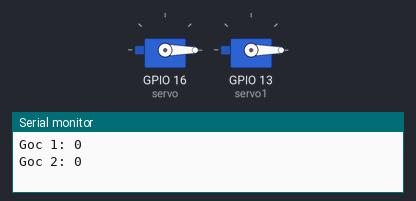
Recording of a sketch running on a simulated ESP32. Parts: 2 × servo, the last lines printed to the serial monitor.

Above: at 0.05 s.
At 4.0 s:
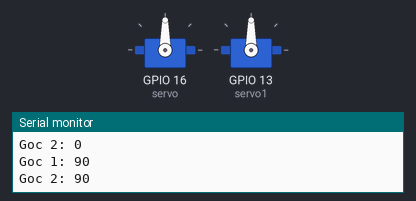
Timing chart, 0 to 5.2 s (numbered marks = the images above):
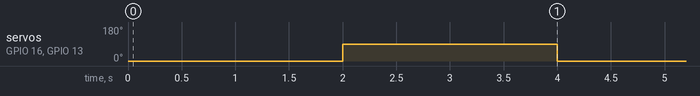

The sketch:

Test_Servo.ino
```cpp
#include <ESP32Servo.h>

Servo servo_rao;
Servo servo_cua;

int servo = 16;
int servo1 = 13;
void setup() {
  // put your setup code here, to run once:
  Serial.begin(9600);

  pinMode(servo, OUTPUT);
  pinMode(servo1, OUTPUT);

  servo_rao.attach(servo);
  servo_cua.attach(servo1);
}

void loop() {
  // put your main code here, to run repeatedly:
  servo_rao.write(0);
  servo_cua.write(0);
  Serial.print("Goc 1: ");
  Serial.println(servo_rao.read());
  Serial.print("Goc 2: ");
  Serial.println(servo_cua.read());
  delay(2000);
  servo_rao.write(90);
  servo_cua.write(90);
  Serial.print("Goc 1: ");
  Serial.println(servo_rao.read());
  Serial.print("Goc 2: ");
  Serial.println(servo_cua.read());
  delay(2000);
}
```

Measured:
- by itself, servo on GPIO 16 (servo), servo on GPIO 13 (servo1): alternates 90° for 2.0 s and 0° for 2.0 s
